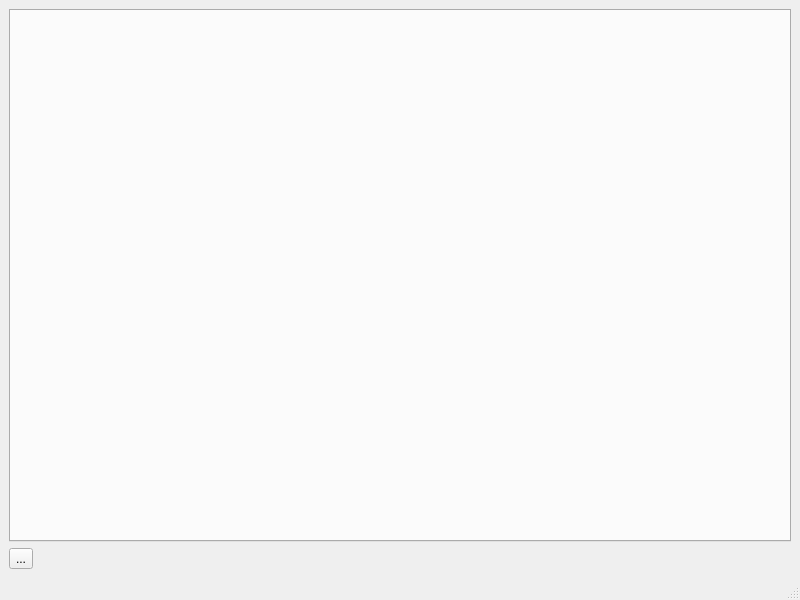
<?xml version="1.0" encoding="UTF-8"?>
<ui version="4.0">
 <class>MainWindow</class>
 <widget class="QMainWindow" name="MainWindow">
  <property name="geometry">
   <rect>
    <x>0</x>
    <y>0</y>
    <width>800</width>
    <height>600</height>
   </rect>
  </property>
  <property name="windowTitle">
   <string>MainWindow</string>
  </property>
  <widget class="QWidget" name="centralwidget">
   <layout class="QGridLayout" name="gridLayout">
    <item row="0" column="0">
     <widget class="QTabWidget" name="tabWidget"/>
    </item>
    <item row="1" column="0">
     <widget class="QToolButton" name="btnTimer">
      <property name="text">
       <string>...</string>
      </property>
     </widget>
    </item>
   </layout>
  </widget>
  <widget class="QMenuBar" name="menubar">
   <property name="geometry">
    <rect>
     <x>0</x>
     <y>0</y>
     <width>800</width>
     <height>22</height>
    </rect>
   </property>
  </widget>
  <widget class="QStatusBar" name="statusbar"/>
 </widget>
 <resources/>
 <connections/>
</ui>
